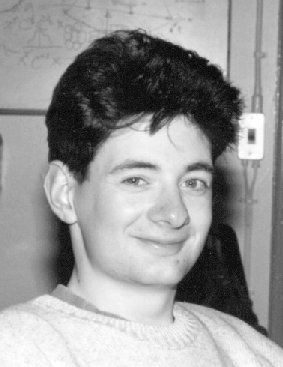
%> input picture lab1resources/picture/input.png, 283 x 367 px
$ octave lab1.m   (GNU Octave 9; MATLAB toolbox functions it lacks are replaced by stand-ins)
%> lines starting %> are read from the running program, lines starting %| are printed output that depends on the picture
### lab1resources/new_conv.m
function output = new_conv(input,filter)
    [x,y] = size(input);
    container = zeros(x+2,y+2);
    container(2:end-1,2:end-1) = input;

    output = zeros(x,y);
    j = 1; i = 1;
    while j ~= y
       if i == x+1
           i= 1;
           j = j+1;
       end
       element = [container(i,j),container(i,j+1),container(i,j+2);
       container(i+1,j),container(i+1,j+1),container(i+1,j+2);
       container(i+2,j),container(i+2,j+1),container(i+2,j+2)].*filter;

       output(i,j)=sum(sum(element));
       i = i+1;

    end
end


### lab1resources/lab1.m
%% part 1
clc;clear;
% try to use the build in function conv2 to solve the edge dection problem
img =double(rgb2gray(imread('picture/input.png')))/255; %load the inmage in
%> img: size 367x283 double; min 0, max 0.42, mean 0.179

% 1. add some noise to the image and remove the noise
imgn = imnoise(img, 'salt & pepper', 0.02);
figure;imshow((imgn));
% try to use the average filter to reduces noise
filter = 1/9*[1 1 1;1 1 1;1 1 1];
imgdn = conv2(imgn, filter,'same');
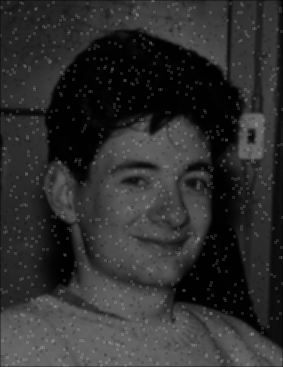
%> imgdn: size 367x283 double; min 0.00261, max 0.549, mean 0.184
figure(2);imshow([imgn,imgdn]);

imgdn2 = filter2(filter,imgn,'same');
figure(3);imshow([imgn,imgdn2]);

% 2 try differet filters to do the edge detection
filter_edge = [-1,0,1]; %you can change the edge filte whatever you like here
img_edge = conv2(img, filter_edge,'same');
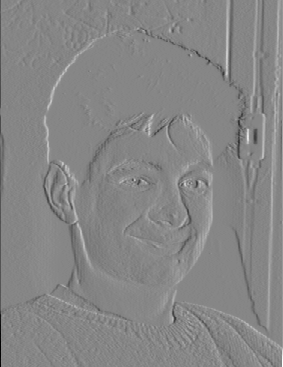
%> img_edge: size 367x283 double; min -0.4, max 0.361, mean 0.000318; drawn with min black and max white
imshow([img,img_edge])
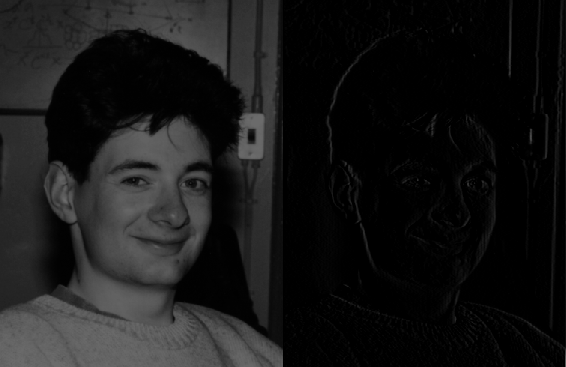
%> displayed picture: size 367x566, on the screen's scale of 0 to 255; min 0, max 107, mean 23.9

% 3 horizontal and vertical edges.
filter_edge = [-1,0,1]; %you can change the edge filte whatever you like here
edgeh = conv2(img, filter_edge,'same');
edgev = conv2(img, filter_edge','same');
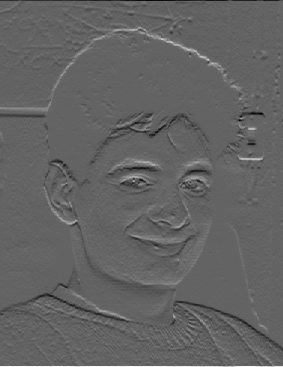
%> edgev: size 367x283 double; min -0.271, max 0.42, mean -0.000548; drawn with min black and max white
figure(4);
imshow([img,edgeh,edgev,sqrt(edgeh.^2 + edgev.^2)]); title('1. Image, 2. Horizontal Edge, 3. Vertical Edge, 4. Magnitudes');
%> after `imshow([img,edgeh,edgev,sqrt(edgeh.^2 + edgev.^2)])`:
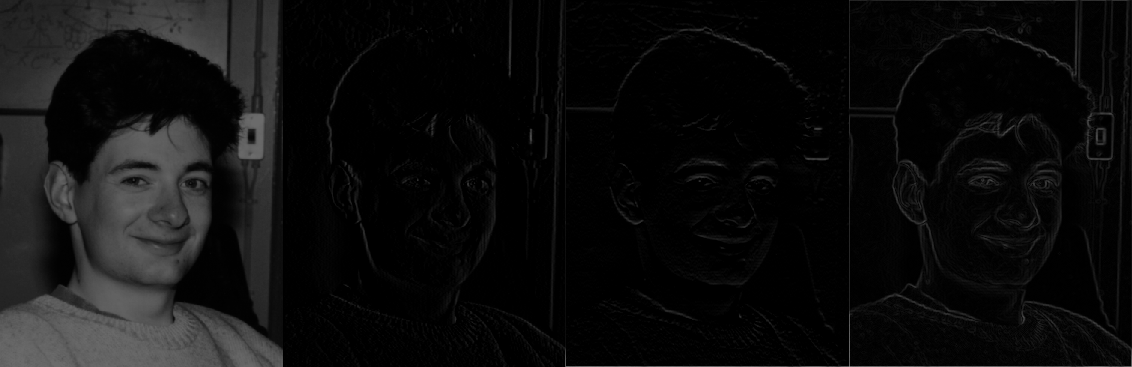
%> displayed picture: size 367x1132, on the screen's scale of 0 to 255; min 0, max 141, mean 14.1

%% Part 2
% try to write your own convolution function to compute the edge in the picture
clc;clear;
img = double(rgb2gray(imread('picture/input.png')))/255;
filter_own =[-1,0,1;-2,0,2;-1,0,1]; % you can define the filter whatever you like
edge_new_conv = new_conv(img,filter_own); %Note: Written more for clarity than efficiency!
%> the loop in new_conv, `while j ~= y` made 103495 passes
%> element on passes 1 to 3: [0 0 0; 0 0 0.275; 0 0 0.133], [0 0 0.137; 0 0 0.267; 0 0 0.133], [0 0 0.133; 0 0 0.267; 0 0 0.129]
%> after the loop in new_conv, `while j ~= y`:
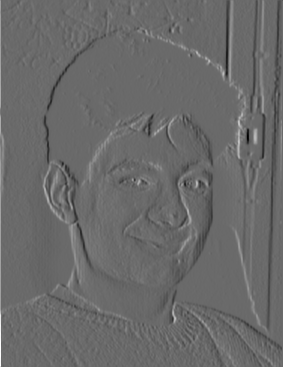
%> output: size 367x283 double; min -1.13, max 1.59, mean -0.000255; drawn with min black and max white
%> after the loop in new_conv, `while j ~= y`: i = 2; j = 283
figure(5); imshow(edge_new_conv); % to visualise the result
%> after `imshow(edge_new_conv)`:
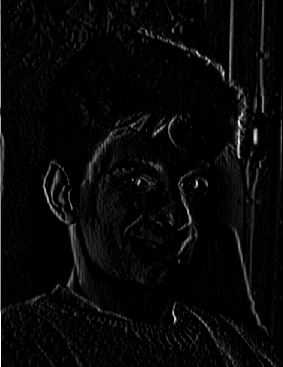
%> displayed picture: size 367x283, on the screen's scale of 0 to 255; min 0, max 255, mean 7.7
